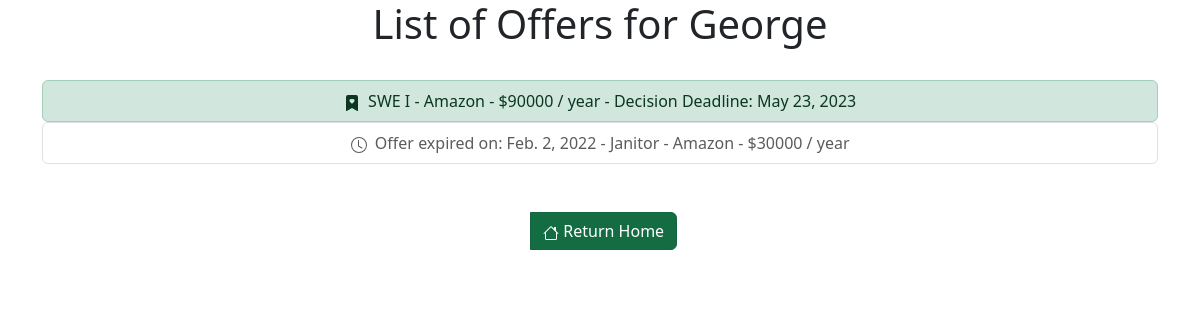
The app's page /candidates/offers/ (signed in) with its own data.
### jobs/models.py (models this page shows, shortened)
class Offer(models.Model):
    user = models.ForeignKey(User, on_delete=models.PROTECT, related_name='offer_user')
    post = models.ForeignKey(UserPost, on_delete=models.PROTECT, related_name='offer_post')
    salary = models.CharField(max_length=25)
    deadline = models.DateField(default=timezone.now())
    url = models.SlugField(max_length=500, unique=True, blank=True, editable=False)
    accepted = models.BooleanField(default=False)
    rejected = models.BooleanField(default=False)
    id = models.UUIDField(primary_key=True, default=uuid.uuid4, editable=False)

class UserPost(models.Model):
    user = models.ForeignKey(User, on_delete=models.PROTECT, related_name='user_job')
    title = models.CharField(max_length=500)
    job_type = models.CharField(max_length=20, choices=POSITION_TYPE, blank=False)
    state = models.CharField(max_length = 50, blank=False)
    city = models.CharField(max_length = 50, blank=False)
    preferred_skills = models.CharField(max_length = 500, blank=False)
    description = models.CharField(max_length = 500, blank=False)
    company = models.CharField(max_length = 50, blank=False)
    date_published = models.DateTimeField(default=timezone.now())
    expire_date = models.DateTimeField(default=timezone.now())
    status = models.CharField(max_length = 50, choices=STATUS, blank=False)
    url = models.SlugField(max_length=500, unique=True, blank=True, editable=False)
    id = models.UUIDField(primary_key=True, default=uuid.uuid4, editable=False)
    favorites = models.ManyToManyField(User, related_name='favorite_job')

### jobs/views/candidates.py (the view)
# urls.py: path('offers/', candidates.view_offers, name='view_offers'),
@login_required
@candidate_required
def view_offers(request):
    offers = Offer.objects.filter(user=request.user)
    date = datetime.datetime.now().date()
    context= {'offers': offers, 'date':date}
    return render(request, 'jobs/candidates/view_all_offers.html', context)
    return

### jobs/templates/jobs/candidates/view_all_offers.html (shortened to what this page needs)
{% extends 'base.html' %}
{% load bootstrap5 %}
{% block content %}
<html>
    <head>
    </head>
    <body>
        <h1>List of Offers for {{ user.name }} </h1>
        <br>
        {% for offer in offers %}
            {% if offer.deadline < date %}
                <div class="list-group">
                    <a href='{% url "candidates:offer_detail_view" offer.url %}' class="list-group-item list-group-item-action disabled">
                        <svg xmlns="http://www.w3.org/2000/svg" width="16" height="16" fill="currentColor" class="bi bi-clock" viewBox="0 0 16 16">
                            <path d="M8 3.5a.5.5 0 0 0-1 0V9a.5.5 0 0 0 .252.434l3.5 2a.5.5 0 0 0 .496-.868L8 8.71V3.5z"/>
                            <path d="M8 16A8 8 0 1 0 8 0a8 8 0 0 0 0 16zm7-8A7 7 0 1 1 1 8a7 7 0 0 1 14 0z"/>
                        </svg>
                        &nbsp;Offer expired on: {{offer.deadline}} - {{ offer.post.title }} - {{ offer.post.company }} - ${{offer.salary}} / year
                    </a>
                </div>
            {% elif not offer.rejected and not user.accepted or user.accepted and offer.accepted %}
                {% if user.accepted and offer.accepted %}
                    <div class="list-group">
                        <a href='{% url "candidates:offer_detail_view" offer.url %}' class="list-group-item list-group-item-action list-group-item-success">
                            &nbsp;{{ offer.post.title }} - {{ offer.post.company }} - ${{offer.salary}} / year - Decision Deadline: {{offer.deadline}}
                        </a>
                    </div>
                {% else %}
                    <div class="list-group">
                        <a href='{% url "candidates:offer_detail_view" offer.url %}' class="list-group-item list-group-item-action">{{ offer.post.title }} - {{ offer.post.company }} - ${{offer.salary}} / year - Decision Deadline: {{offer.deadline}}
                        </a>
                    </div>
                {% endif %}
            {% else %}
                <div class="list-group">
                    <a href='{% url "candidates:offer_detail_view" offer.url %}' class="list-group-item list-group-item-action disabled">{{ offer.post.title }} - {{ offer.post.company }} - ${{offer.salary}} / year - Decision Deadline: {{offer.deadline}}
                    </a>
                </div>
            {% endif %}
        {% endfor %}
        <br><br>
        <div class="btn-group">
            <div>&nbsp;&nbsp;</div>
            <a href='{% url "candidates:candidate_home" %}' class="btn btn-success active">
                 Return Home
            </a>
        </div>
    </body>
</html>
{% endblock %}

### records on screen
Offer: post "SWE I", post.company "Amazon", salary "90000", deadline "May 23, 2023"
Offer: deadline "Feb. 2, 2022", post "Janitor", post.company "Amazon", salary "30000"
